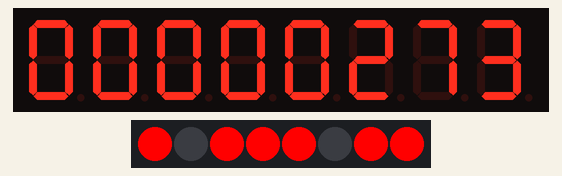
A sketch run on a simulated ESP8266 (NodeMCU). Parts: 8-digit seven-segment display, 8 RGB LEDs in strip order, left to right.

Above: at 0.1 s.

The sketch:

10_21.ino
```cpp
#include <TM1638.h>

TM1638 aa(D2, D1, D0);

void setup() {
  aa.setLEDs(0xdd);
  aa.setDisplayToDecNumber(273, 0);

}

void loop() {
  // put your main code here, to run repeatedly:

}
```
